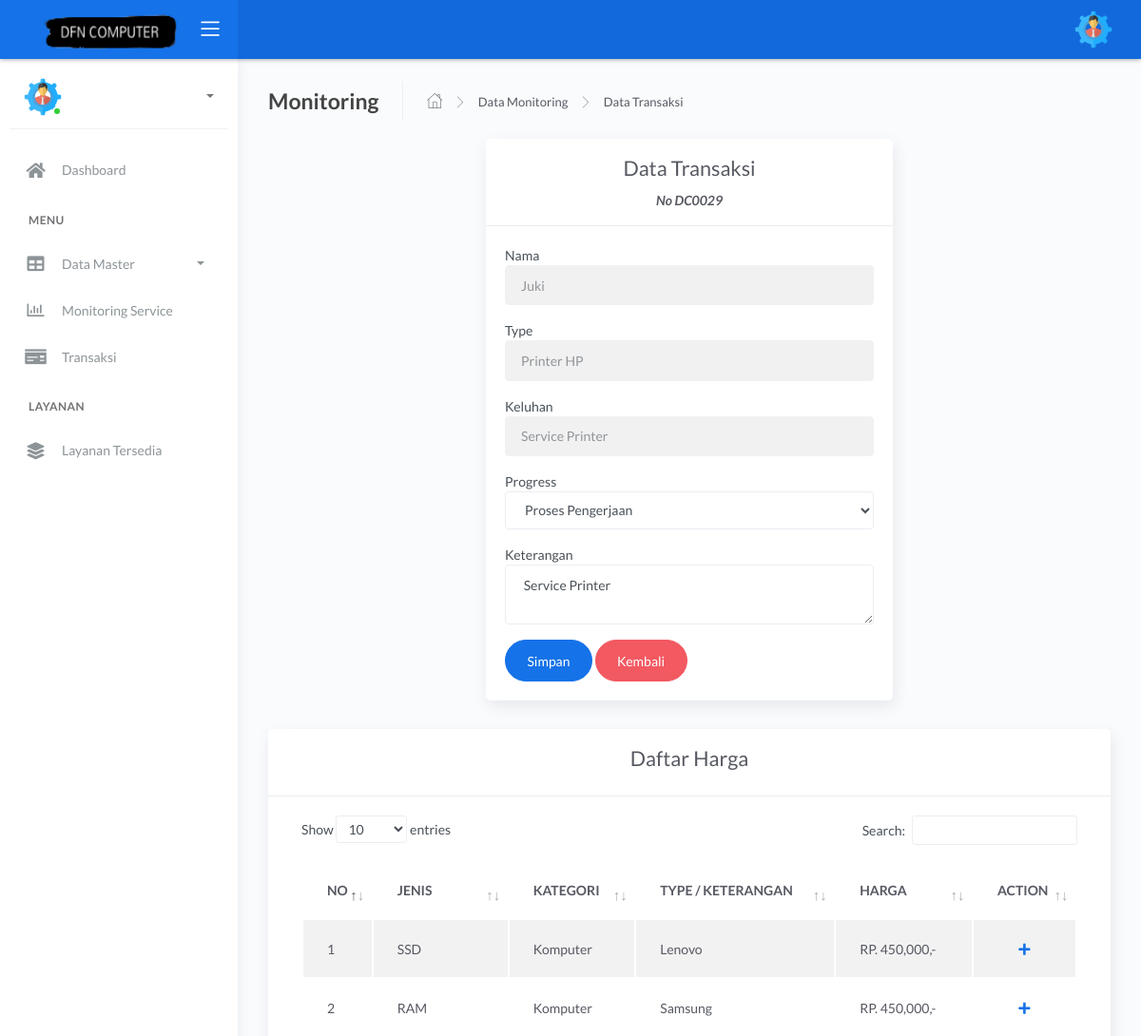
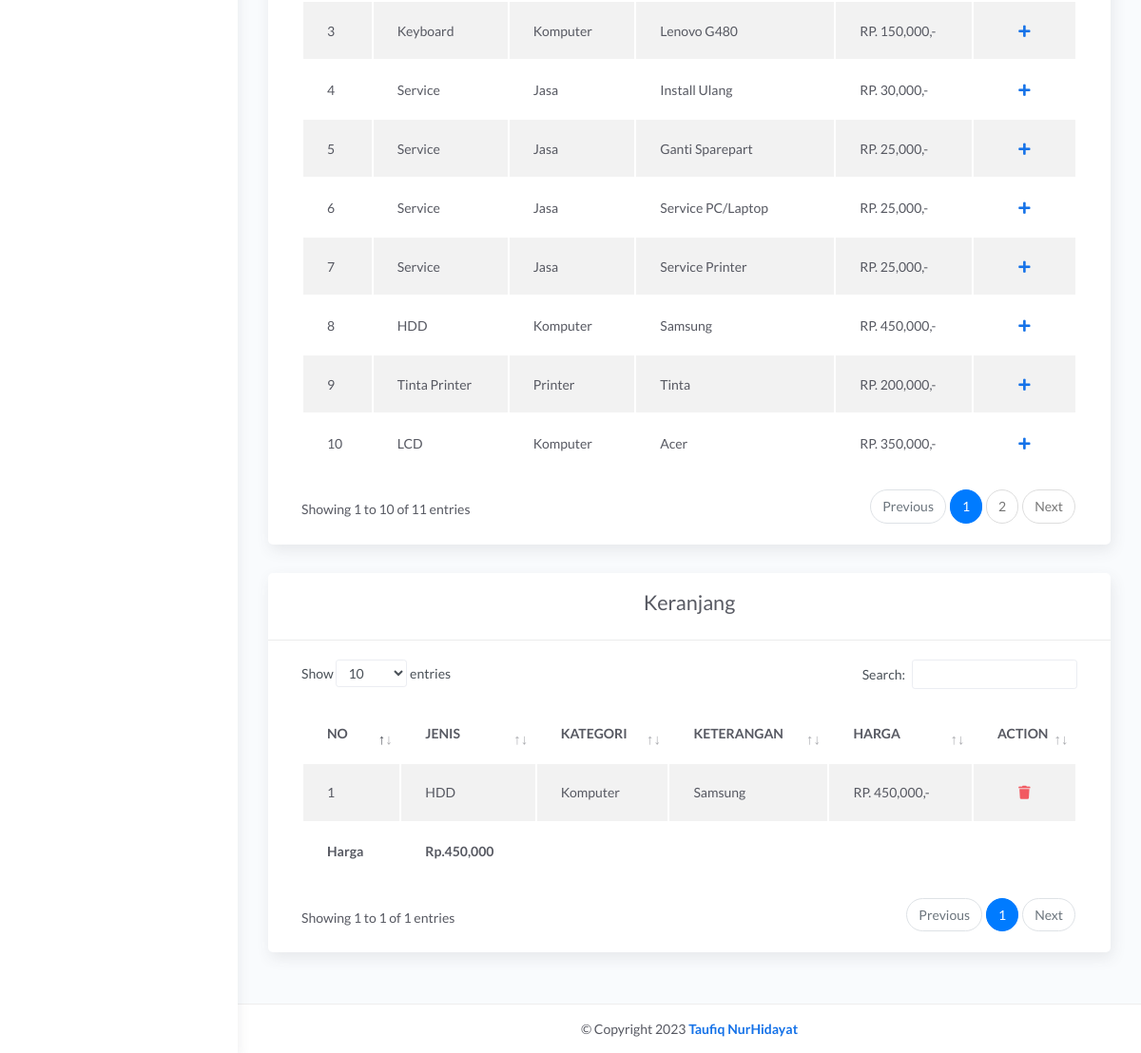
The page /admin/teknisi/monitoring_transaksi.php?no_service=29 on the database as committed earlier (2 pictures, top to bottom).
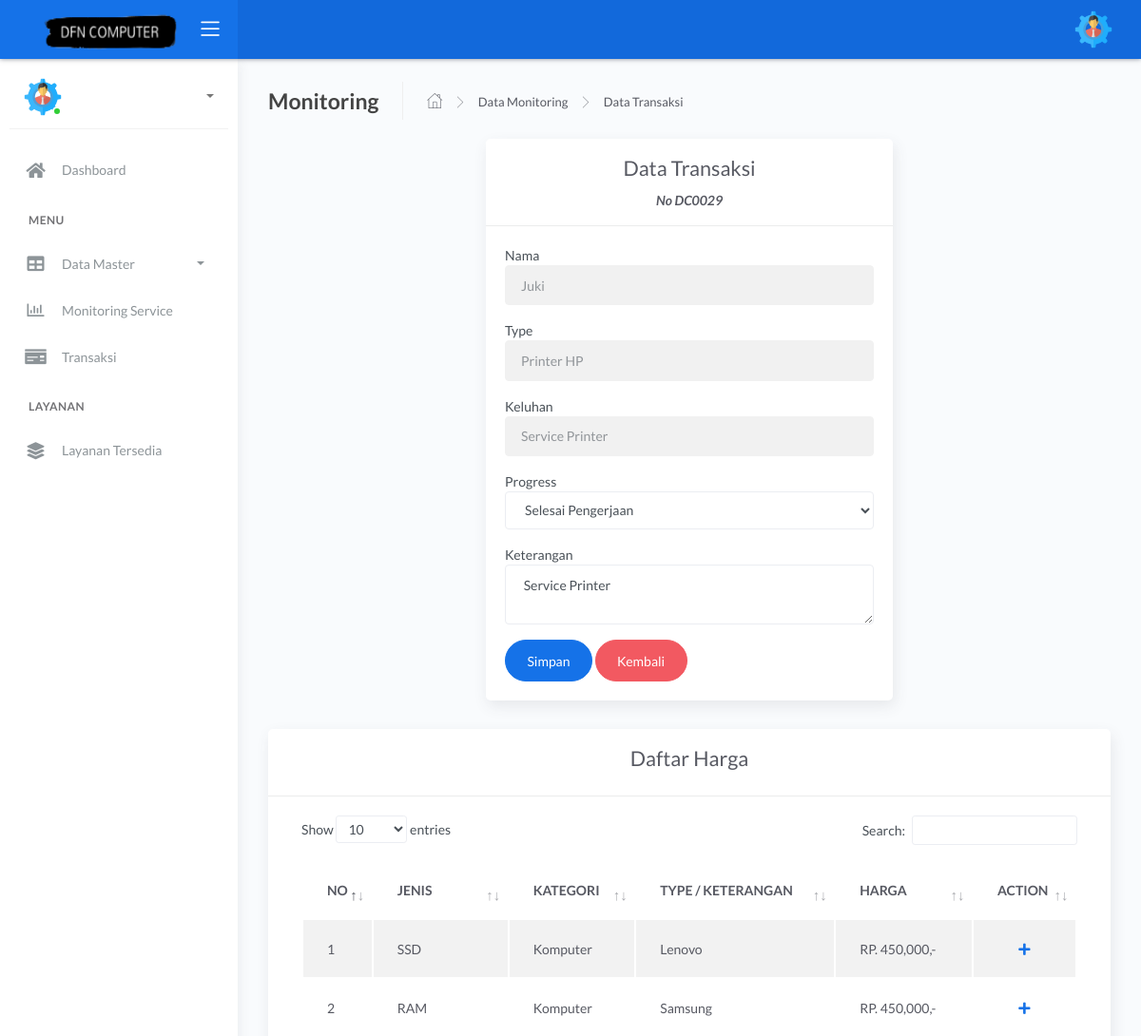
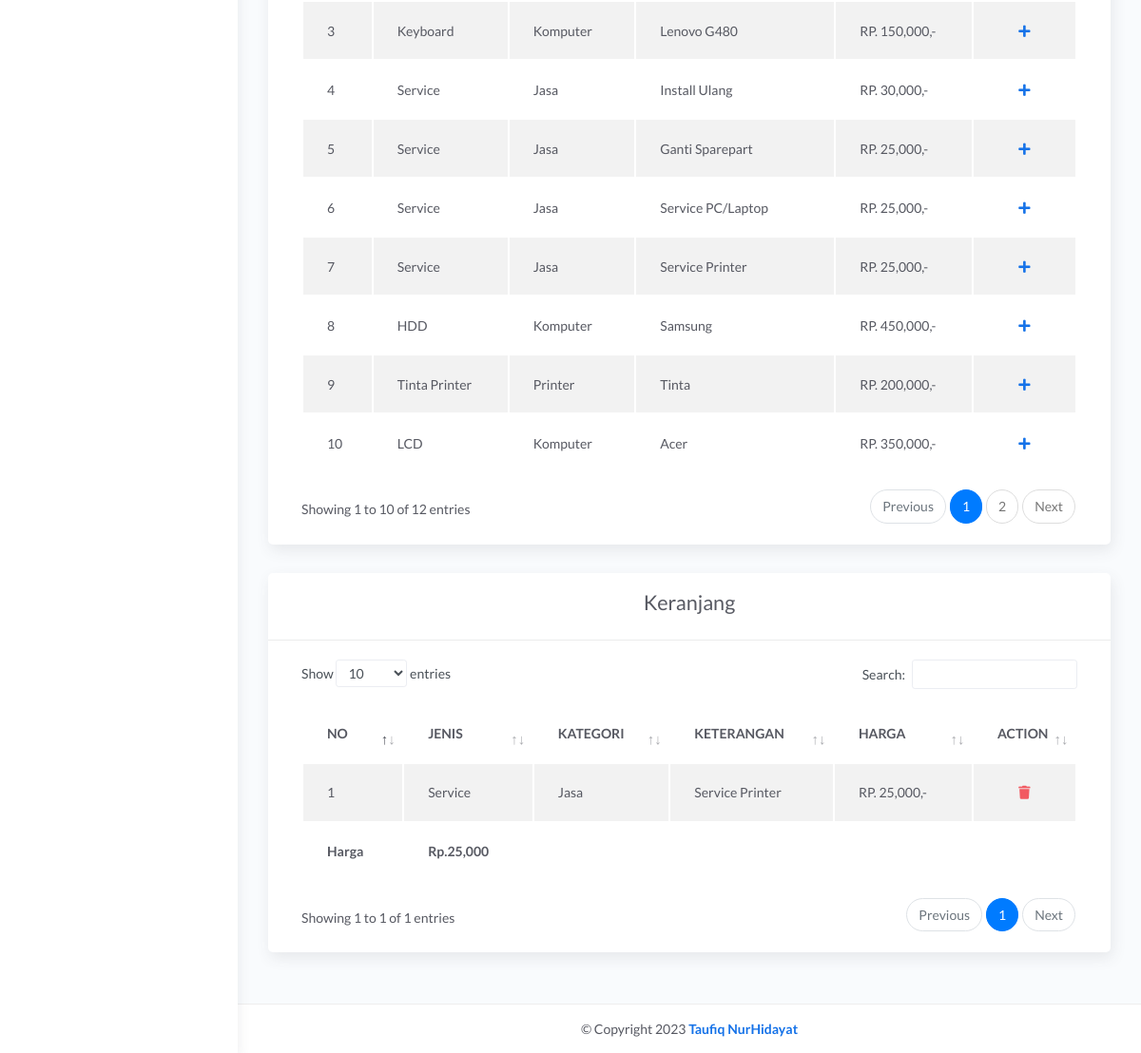
The same page on the database as committed later (2 pictures, top to bottom).
### tables this page shows
CREATE TABLE `service` (
  `no_service` int(11) NOT NULL,
  `id_pelanggan` int(11) NOT NULL,
  `kategori` varchar(255) NOT NULL,
  `type` varchar(255) NOT NULL,
  `keluhan` text NOT NULL,
  `tanggal` datetime DEFAULT current_timestamp(),
  `progres` varchar(255) NOT NULL,
  `keterangan` varchar(255) NOT NULL,
  `totharga` int(25) NOT NULL,
  `id_admin` int(11) NOT NULL,
  `id_order` int(11) NOT NULL,
  `tgl_update` datetime NOT NULL DEFAULT current_timestamp() ON UPDATE current_timestamp()
);

CREATE TABLE `pelanggan` (
  `id_pelanggan` int(10) NOT NULL,
  `nama` varchar(100) NOT NULL,
  `password` varchar(100) NOT NULL,
  `hp` varchar(25) NOT NULL,
  `email` varchar(100) NOT NULL,
  `jk` varchar(100) NOT NULL,
  `alamat` varchar(255) NOT NULL,
  `status` varchar(255) NOT NULL
);

CREATE TABLE `harga` (
  `id_harga` int(11) NOT NULL,
  `jenis` varchar(255) NOT NULL,
  `kategori` varchar(255) NOT NULL,
  `type` varchar(255) NOT NULL,
  `harga` int(11) NOT NULL
);

CREATE TABLE `troli` (
  `id_troli` int(11) NOT NULL,
  `no_service` int(11) NOT NULL,
  `id_harga` int(11) NOT NULL,
  `jumlah` int(11) NOT NULL
);

### admin/teknisi/monitoring_transaksi.php (the view, shortened to what this page needs)
<?php include 'header.php'; ?>
<?php
if (isset($_GET['no_service'])) {
    $no_service = $_GET['no_service'];
    $select = mysqli_query($koneksi, "SELECT * FROM service JOIN pelanggan on pelanggan.id_pelanggan = service.id_pelanggan WHERE no_service= '$no_service'");
    if (mysqli_num_rows($select) == 0) {
        echo '<div class="alert alert-warning">Id Barang tidak ada dalam database.</div>';
        exit();
    } else {
        $data = mysqli_fetch_assoc($select);
    }
}
?>
<div class="main-panel">
    <div class="content">
        <div class="page-inner ">
            <div class="page-header">
                <h4 class="page-title">Monitoring</h4>
                <ul class="breadcrumbs">
                    <li class="nav-home">
                        <a href="index.php">
                            <i class="flaticon-home"></i>
                        </a>
                    </li>
                    <li class="separator">
                        <i class="flaticon-right-arrow"></i>
                    </li>
                    <li class="nav-item">
                        <a href="monitoring_service.php">Data Monitoring</a>
                    </li>
                    <li class="separator">
                        <i class="flaticon-right-arrow"></i>
                    </li>
                    <li class="nav-item">
                        <a href="monitoring_transaksi.php?no_service=<?php echo $no_service ?>">Data Transaksi</a>
                    </li>
                </ul>
            </div>
            <div class="row justify-content-center">
                <div class="col-md-6">
                    <div class="card">
                        <div class=" card-header ">
                            <center>
                                <h2>Data Transaksi</h2>
                                <i>
                                    <b>No DC00<?php echo $no_service; ?></b>
                                </i>
                            </center>
                        </div>
                        <div class="card-body">
                            <form action="monitoring_transaksi.php?no_service=<?php echo $no_service ?>" method="post">
                                <form>
                                    <div class="mb-3">
                                        <label class="form-label">Nama</label>
                                        <input type="text" class="form-control" id="nama" name="nama" value="<?php echo $data['nama']; ?>" readonly>
                                    </div>
                                    <div class="mb-3">
                                        <label class="form-label">Type</label>
                                        <input type="text" class="form-control" id="type" name="type" value="<?php echo $data['type']; ?>" readonly>
                                    </div>
                                    <div class="mb-3">
                                        <label class="form-label">Keluhan</label>
                                        <input type="text" class="form-control" id="keluhan" name="keluhan" value="<?php echo $data['keluhan']; ?>" readonly>
                                    </div>
                                    <div class="mb-3">
                                        <label class="form-label">Progress</label>
                                        <select class="form-control input-border-buttom" name="progres" id="progres">
                                            <option selected><?php echo $data['progres']; ?></option>
                                        </select>
                                    </div>
                                    <div class="mb-3">
                                        <label class="form-label">Keterangan</label>
                                        <textarea type="text" class="form-control" id="keterangan" name="keterangan" required><?php echo $data['keterangan']; ?></textarea>
                                    </div>
                                    <button type="submit" name="simpan" class="btn btn-primary btn-round ml-auto">Simpan</button>
                                    <a type="submit" class="btn btn-danger btn-round ml-auto" href="monitoring_service.php">Kembali</a>
                                </form>
                        </div>
                    </div>
                </div>
            </div>
            <div class="row" id="harga">
                <div class="col-md-12">
                    <div class="card">
                        <div class="card-header ">
                            <center>
                                <h2>Daftar Harga </h2>
                            </center>
                        </div>
                        <div class="card-body">
                            <div class="table-responsive">
                                <table id="tableharga" class="display table table-striped table-hover">
                                    <thead>
                                        <tr>
                                            <th style="width: 1%">NO</th>
                                            <th>JENIS</th>
                                            <th>KATEGORI</th>
                                            <th>TYPE / KETERANGAN</th>
                                            <th>HARGA</th>
                                            <th style="width: 10%">ACTION</th>
                                        </tr>
                                    </thead>
                                    <tbody>
                                        <?php
                                        include '../../koneksi.php';
                                        $no = 1;
                                        $dataharga = mysqli_query($koneksi, "SELECT * FROM harga");
                                        while ($d = mysqli_fetch_array($dataharga)) {
                                        ?>
                                            <tr>
                                                <td><?php echo $no++; ?></td>
                                                <td><?php echo $d['jenis']; ?></td>
                                                <td><?php echo $d['kategori']; ?></td>
                                                <td><?php echo $d['type']; ?></td>
                                                <td>RP. <?php echo number_format($d['harga']) ?>,-</td>
                                                <td>
                                                    <div class="form-button-action">
                                                        <button type="button" data-toggle="modal" title="" class="btn btn-link btn-primary" data-target="#tambah_<?php echo $d['id_harga']; ?>">
                                                            <i class="fa fa-plus"></i>
                                                        </button>
                                                    </div>
                                                <?php
                                            }
                                                ?>
                                                </td>
                                            </tr>
                                    </tbody>
                                </table>
                            </div>
                        </div>
                    </div>
                </div>
            </div>
            <div class="row" id="keranjang">
                <div class="col-md-12">
                    <div class="card">
                        <div class="card-header ">
                            <center>
                                <h2>Keranjang</h2>
                            </center>
                        </div>
                        <div class="card-body">
                            <div class="table-responsive">
                                <table id="tablekeranjang" class="display table table-striped table-hover">
                                    <thead>
                                        <tr>
                                            <th>NO</th>
                                            <th>JENIS</th>
                                            <th>KATEGORI</th>
                                            <th>KETERANGAN</th>
                                            <th>HARGA</th>
                                            <th style="width: 10%">ACTION</th>
                                        </tr>
                                    </thead>
                                    <tbody>
                                        <?php
                                        include '../../koneksi.php';
                                        $no = 1;
                                        $datatroli = mysqli_query($koneksi, "SELECT * FROM troli
                                            JOIN service on service.no_service = troli.no_service
                                            JOIN harga on harga.id_harga = troli.id_harga
                                            WHERE troli.no_service='$no_service'");
                                        $total = 0;
                                        while ($d = mysqli_fetch_array($datatroli)) {
                                            $total += $d['harga'];
                                        ?>
                                            <tr>
                                                <td><?php echo $no++; ?></td>
                                                <td><?php echo $d['jenis']; ?></td>
                                                <td><?php echo $d['kategori']; ?></td>
                                                <td><?php echo $d['type']; ?></td>
                                                <td>RP. <?php echo number_format($d['harga']) ?>,-</td>
                                                <td>
                                                    <div class="form-button-action">
                                                        <button type="button" class="btn btn-link btn-danger" data-toggle="modal" data-target="#hapusModal<?php echo $d['id_troli']; ?>">
                                                            <i class="fas fa fa-trash"></i>
                                                        </button>
                                                    </div>
                            </div>
                        <?php
                                        }
                        ?>
                        <tfoot>
                            <tr>
                                <th><b>Harga </b></th>
                                <th><b>Rp.<?php echo number_format($total) ?></b></th>
                            </tr>
                        </div>
                    </div>
                </div>
            </div>
        </div>
    </div>
</div>
<?php include 'footer.php'; ?>

### admin/teknisi/header.php (shortened to what this page needs)
<!DOCTYPE html>
<html lang="en">
<head>
    <link rel="stylesheet" href="../assets/css/bootstrap.min.css">
    <link rel="stylesheet" href="../assets/css/atlantis.min.css">
    <link rel="stylesheet" href="../assets/css/atlantis.css">
    <link rel="stylesheet" href="../assets/css/demo.css">
    <link rel="stylesheet" href="../assets/css/fonts.css">
</head>
<body>
    <div class="main-header">
        <div class="logo-header" data-background-color="blue">
            <a href="#" class="logo">
                <img src="../assets/img/dfnlogo.png" style=" width: 180px; height: 65px;" alt="navbar brand" class="navbar-brand">
            </a>
            <div class="nav-toggle">
                <button class="btn btn-toggle toggle-sidebar">
                    <i class="icon-menu"></i>
                </button>
            </div>
        </div>
        <?php
        include 'navbar.php';
        ?>
    </div>
    <?php
    include 'sidebar.php';
    ?>
    <?php
    include 'footer.php';
    ?>
</body>
</html>

### admin/teknisi/navbar.php (shortened to what this page needs)
<nav class="navbar navbar-header navbar-expand-lg" data-background-color="blue2">
	<div class="container-fluid">
		<ul class="navbar-nav topbar-nav ml-md-auto align-items-center">
			<li class="nav-item dropdown hidden-caret">
				<a class="dropdown-toggle profile-pic" data-toggle="dropdown" href="#" aria-expanded="false">
					<div class="avatar-sm">
						<img src="../assets/img/admin.png" alt="..." class="avatar-img rounded-circle">
					</div>
				</a>
			</li>
		</ul>
	</div>
</nav>

### admin/teknisi/sidebar.php (shortened to what this page needs)
<div class="sidebar sidebar-style-2">
	<div class="sidebar-wrapper scrollbar scrollbar-inner">
		<div class="sidebar-content">
			<div class="user">
				<div class="avatar-sm float-left mr-2 avatar avatar-online">
					<img src="../assets/img/admin.png" alt="..." class="avatar-img rounded-circle">
				</div>
				<div class="info">
					<a data-toggle="collapse" href="#collapseExample" aria-expanded="true">
						<span>
							<span class="caret"></span>
						</span>
					</a>
					<div class="clearfix"></div>
				</div>
			</div>
			<ul class="nav nav-primary">
				<li class="nav-item">
					<a href="index.php">
						<i class="fas fa-home"></i>
						<p>Dashboard</p>
					</a>
				</li>
				<li class="nav-section">
					<h4 class="text-section">Menu</h4>
				</li>
				<li class="nav-item">
					<a data-toggle="collapse" href="#master">
						<i class="fas fa-table"></i>
						<p>Data Master</p>
						<span class="caret"></span>
					</a>
				</li>
				<li class="nav-item">
					<a href="monitoring_service.php">
						<i class="far fa-chart-bar"></i>
						<p>Monitoring Service</p>
					</a>
				</li>
				<li class="nav-item">
					<a href="transaksi_service.php">
						<i class="fas fa-money-check"></i>
						<p>Transaksi</p>
					</a>
				</li>
				<li class="nav-section">
					<h4 class="text-section">Layanan</h4>
				</li>
				<li class="nav-item">
					<a href="layanan.php">
						<i class="fas fa-layer-group"></i>
						<p>Layanan Tersedia</p>
					</a>
				</li>
			</ul>
		</div>
	</div>
</div>

### admin/teknisi/footer.php
<footer id="footer" class="footer fixed">
  <div class="container justify-content-center">
    <div class="copyright">
      &copy; Copyright 2023 <strong><a href="https://instagram.com/taufiqqnh_?igshid=MzRlODBiNWFlZA==" target="_blank">Taufiq NurHidayat</a></strong>
    </div>
  </div>
</footer>

Rows that differ between the two databases and show on the page:
removed troli: id_harga.jenis "HDD", id_harga.kategori "Komputer", id_harga.type "Samsung", id_harga.harga "450,000"
changed service "Printer HP": progres "Proses Pengerjaan" → "Selesai Pengerjaan"
added troli: id_harga.jenis "Service", id_harga.kategori "Jasa", id_harga.type "Service Printer", id_harga.harga "25,000"
Other text that changed with them:
text written by a page script: "Show entries Search: Showing 1 to 10 of 11 entries Previous 1 2 Next" → "Show entries Search: Showing 1 to 10 of 12 entries Previous 1 2 Next"
$total: "450,000" → "25,000"
